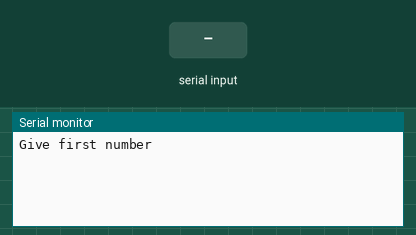
Recording of a sketch running on a simulated Arduino Uno, built with avr-gcc and run on an emulated ATmega328P. On the bench: the last lines printed to the serial monitor. The test bench sets the inputs (shaded band).

Above: at 1.2 s.
1.3 s: "90,45\n" received over Serial
At 2.61 s:
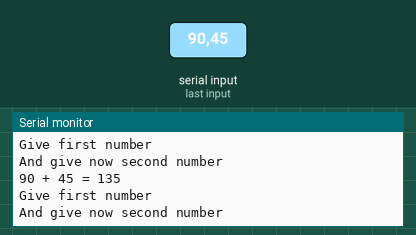
2.8 s: "30,150\n" received over Serial
At 5.2 s:
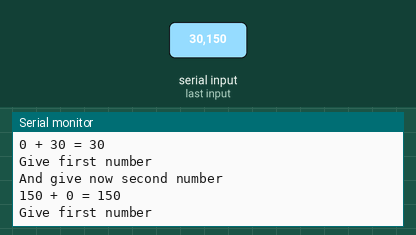

The sketch:

KaannosTehtava2.ino
```cpp
#include "esimerkkiheader.h"

int foo = 0;
int bar = 0;

void setup() {
  Serial.begin(BAUDINOPEUS);
}

void loop() {
  while (1)
  {
    Serial.println("Give first number");
    while (Serial.available() == 0)
    {
    }
    foo = Serial.parseInt();

    Serial.println("And give now second number");
    while (Serial.available() == 0)
    {
    }
    bar = Serial.parseInt();

    Serial.print(foo);
    Serial.print(" + ");
    Serial.print(bar);
    Serial.print(" = ");
    Serial.println(summa_aliohjelma(foo, bar));
  }
}
```

aliohjelmat.cpp
```cpp
#include "esimerkkiheader.h"

int summa_aliohjelma(int eka, int toka)
{
   int tulos = 0;
   tulos = eka + toka;
   return tulos;
}
```

esimerkkiheader.h
```cpp
#ifndef ESIMERKKIHEADER
#define ESIMERKKIHEADER

#define BAUDINOPEUS 9600  // Poistettu puolipiste

int summa_aliohjelma(int eka, int toka);  // Määritelty muuttujien tyypit

#endif
```

Measured:
- after the input at 1.3 s, the serial monitor: prints a new line at once (image 1)
- after the input at 2.8 s, the serial monitor: prints a new line at once (image 2)
